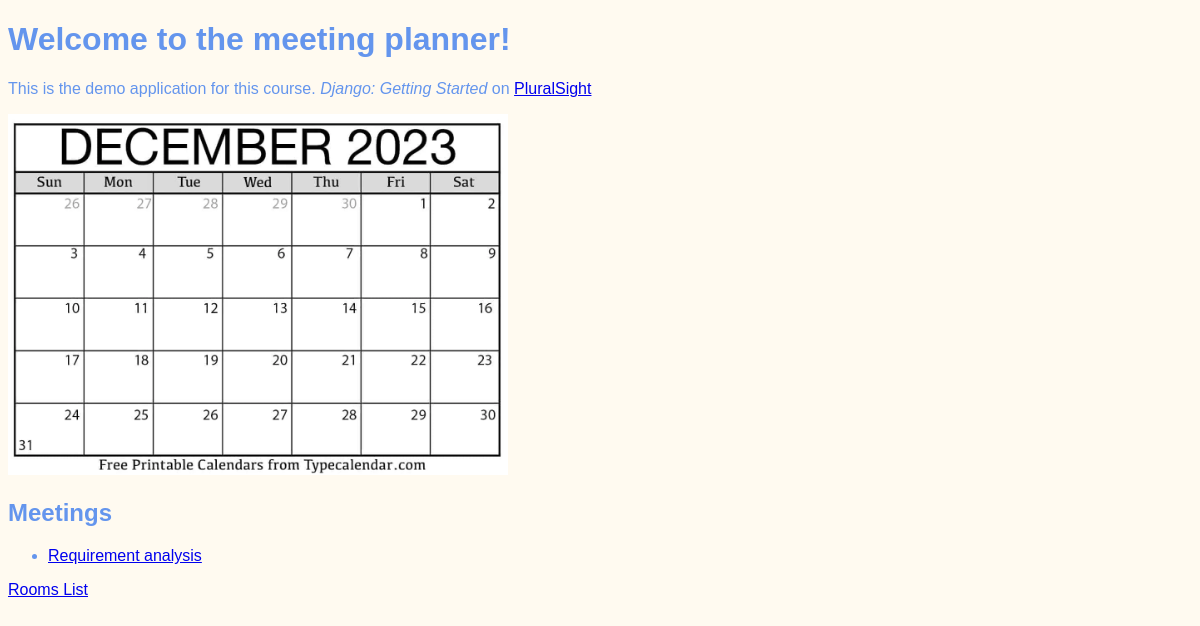
The app's page /, older data.
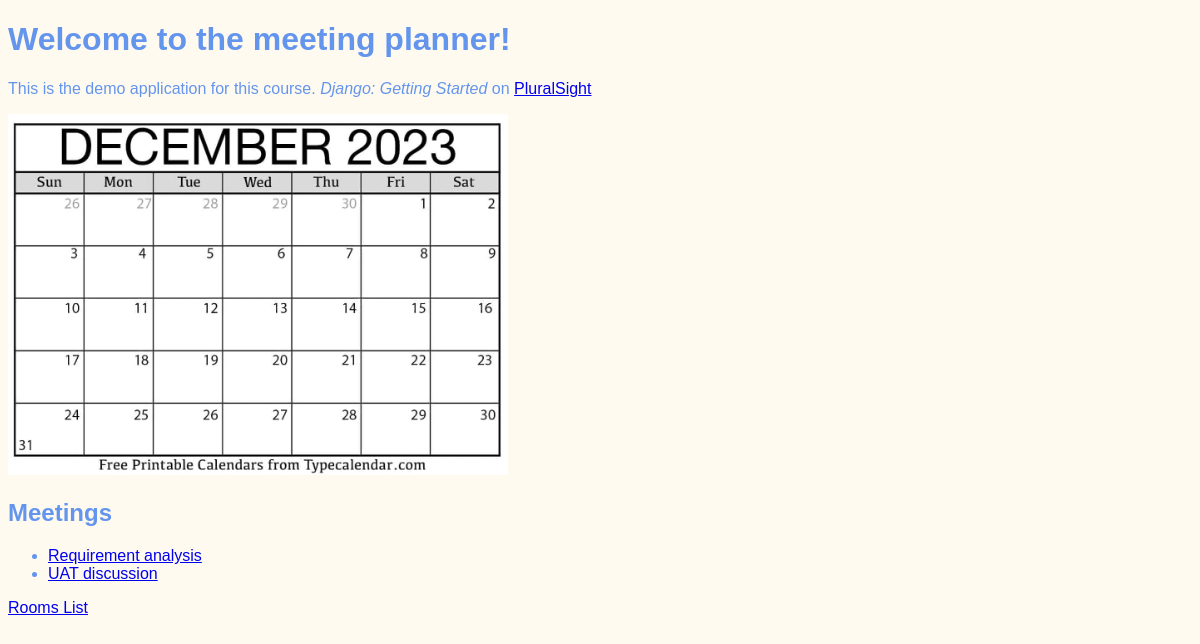
The same page, newer data.
### meetings/models.py (models this page shows, shortened)
class Meeting(models.Model):
    title  = models.CharField(max_length=200)
    date =  models.DateField()
    start_time = models.TimeField(default=time(9))
    duration = models.IntegerField(default=1)
    room = models.ForeignKey(Room, on_delete=models.CASCADE)

### website/views.py (the view)
# urls.py: path('', welcome, name="welcome"),
def welcome(request):
    return render(request, "website/welcome.html", {"meetings": Meeting.objects.all()})

### website/templates/website/welcome.html (shortened to what this page needs)
{% extends 'base.html' %}
{% load static %}
{% block content %}
    <h1>Welcome to the meeting planner!</h1>
    <p>
        This is the demo application for this course.
        <em>Django: Getting Started</em>
        on <a href="https://www.pluralsight.com" target="_blank">PluralSight </a>
    </p>
    <img src="{% static 'website/December-2023-Calendar.webp' %}" width="500px">
    <h2>Meetings</h2>
    <ul>
        {% for meeting in meetings %}
            <li>
                <a href="{% url 'detail' meeting.id %}">
                    {{ meeting.title }}
                </a>
            </li>
        {% endfor %}
    </ul>
    <a href="{% url 'rooms' %}">Rooms List</a>
{% endblock %}

Row changes from the older to the newer data that the page shows:
added Meeting: title "UAT discussion"
